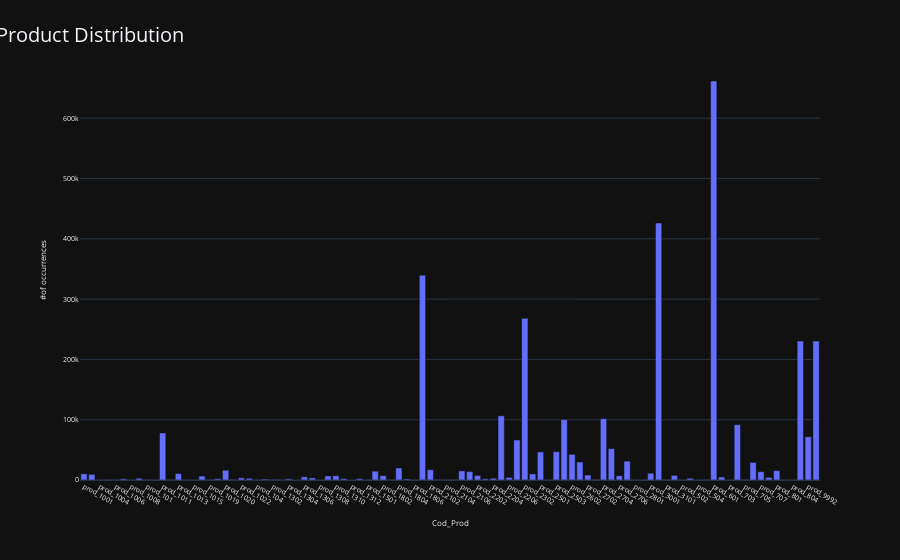

Source (notebook cell):
### Code cell
temp = pd.DataFrame(train.Cod_Prod.value_counts())
temp.rename(columns={'Cod_Prod':'#of occurrences'}, inplace=True)
temp['Cod_Prod'] = train.Cod_Prod.value_counts().index.tolist()
temp['Cod_Prod'] = temp.Cod_Prod.apply(lambda x: 'prod_'+str(x))
temp = temp.sort_values('Cod_Prod')

fig = px.bar(temp, x='Cod_Prod', y='#of occurrences', template='plotly_dark')
#fig.update_traces(texttemplate='%{text:.2s}', textposition='outside')
fig.update_layout(font_size = 7, title_font_size = 20, title={
        'text': "Product Distribution",
        'y':0.95,
        'x':0.1,
        'xanchor': 'center',
        'yanchor': 'top'})
fig.show()

### Figure 1 — Plotly figure (JSON) as saved in the notebook; plotly's stock layout.template omitted (floating-point values rounded to 4 significant figures)
{"data": [{"alignmentgroup": "True", "hovertemplate": "Cod_Prod=%{x}<br>#of occurrences=%{y}<extra></extra>", "legendgroup": "", "marker": {"color": "#636efa"}, "name": "", "offsetgroup": "", "orientation": "v", "showlegend": false, "textposition": "auto", "type": "bar", "x": ["prod_1001", "prod_1002", "prod_1004", "prod_1005", "prod_1006", "prod_1007", "prod_1008", "prod_1009", "prod_101", "prod_1010", "prod_1011", "prod_1012", "prod_1013", "prod_1014", "prod_1015", "prod_1017", "prod_1019", "prod_102", "prod_1020", "prod_1021", "prod_1022", "prod_103", "prod_104", "prod_1301", "prod_1302", "prod_1303", "prod_1304", "prod_1305", "prod_1306", "prod_1307", "prod_1308", "prod_1309", "prod_1310", "prod_1311", "prod_1312", "prod_1401", "prod_1501", "prod_1801", "prod_1802", "prod_1803", "prod_1804", "prod_1805", "prod_1806", "prod_201", "prod_2102", "prod_2103", "prod_2104", "prod_2105", "prod_2106", "prod_2201", "prod_2202", "prod_2203", "prod_2204", "prod_2205", "prod_2206", "prod_2301", "prod_2302", "prod_2401", "prod_2501", "prod_2502", "prod_2503", "prod_2601", "prod_2602", "prod_2701", "prod_2702", "prod_2703", "prod_2704", "prod_2705", "prod_2706", "prod_2707", "prod_2801", "prod_2901", "prod_3001", "prod_301", "prod_3101", "prod_3401", "prod_502", "prod_503", "prod_504", "prod_506", "prod_601", "prod_702", "prod_703", "prod_704", "prod_705", "prod_706", "prod_707", "prod_708", "prod_801", "prod_803", "prod_804", "prod_9991", "prod_9992", "prod_9993"], "xaxis": "x", "y": [10228, 9300, 37, 259, 152, 1987, 20, 2820, 261, 219, 78006, 558, 10731, 17, 28, 6484, 605, 2206, 16175, 1012, 3461, 2827, 105, 1555, 960, 497, 1936, 18, 5283, 3541, 5, 6738, 7062, 2342, 1, 2236, 485, 14558, 7275, 257, 19882, 1743, 209, 339686, 17157, 732, 19, 324, 15150, 13908, 7533, 2117, 2950, 106478, 4319, 66305, 268166, 10075, 46599, 24, 46955, 100163, 42616, 29799, 8208, 914, 101727, 52034, 6989, 31287, 34, 6, 11184, 426169, 586, 7763, 3, 2859, 69, 669, 661756, 5031, 67, 91809, 913, 29228, 13722, 4352, 15528, 9, 21, 230423, 71662, 230423], "yaxis": "y"}], "layout": {"autosize": true, "barmode": "relative", "font": {"size": 7}, "legend": {"tracegroupgap": 0}, "margin": {"t": 60}, "title": {"font": {"size": 20}, "text": "Product Distribution", "x": 0.1, "xanchor": "center", "y": 0.95, "yanchor": "top"}, "xaxis": {"anchor": "y", "autorange": true, "domain": [0, 1], "range": [-0.5, 93.5], "title": {"text": "Cod_Prod"}, "type": "category"}, "yaxis": {"anchor": "x", "autorange": true, "domain": [0, 1], "range": [0, 696600.0], "title": {"text": "#of occurrences"}, "type": "linear"}}}
